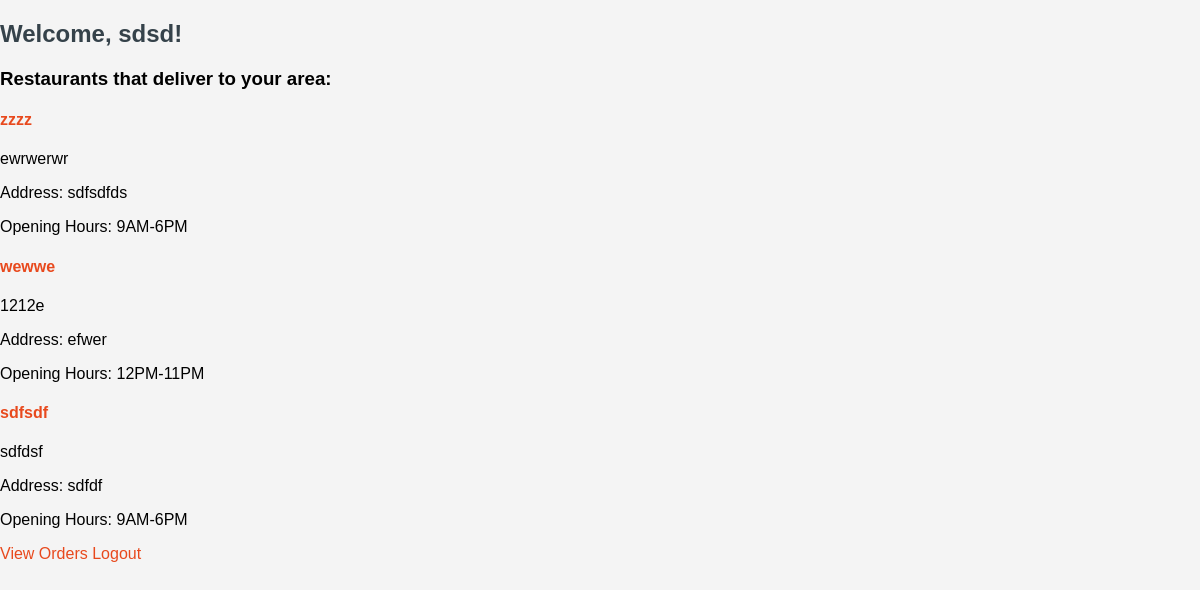
Page /user/home (signed in) on the committed database.
### database.py (models this page shows, shortened)
class Customer(db.Model):
    C_id = db.Column(db.Integer, primary_key = True)
    Email = db.Column(db.String(50), unique=True, nullable = False)
    First_Name = db.Column(db.String(50), nullable = False)
    Last_Name = db.Column(db.String(50), nullable = False)
    Address = db.Column(db.String(100), nullable=False)
    Password = db.Column(db.String, nullable=False)
    Zip = db.Column(db.Integer, nullable = False)
    restaurants = db.relationship("Restaurant",secondary = viewers, backref = db.backref("'viewers', lazy=True"))
    orders = db.relationship("Order",backref="Customer",lazy=True)

class Restaurant(db.Model):
    R_id = db.Column(db.Integer, primary_key=True)
    Name = db.Column(db.String(50), unique=True, nullable = False)
    Email = db.Column(db.String(50), unique=True, nullable= False)
    Address = db.Column(db.String(100), nullable=False)
    Password = db.Column(db.String(128), nullable=False)
    image = db.Column(db.String(255), nullable=True)
    Description = db.Column(db.String(1000), nullable=False)
    Delivery_radius = db.Column(db.String, nullable = False)
    Opening_hours = db.Column(db.String(255), nullable = False)
    customers = db.relationship("Customer",secondary = viewers, backref = db.backref("'viewed_restaurants', lazy=True"))
    orders = db.relationship("Order",backref="Restaurant",lazy=True)
    def get_deliverradius(self):
        try:
            return json.loads(self.Delivery_radius)
        except json.JSONDecodeError as e:
            print(f"Error decoding JSON: {e}")
            return []
        except Exception as e:
            print(f"Error in getting the radius: {e}")
            return []

### server.py (the view)
@app.route("/user/home")
def userhome():
    if "user_id" not in session:
        flash("Please login first!")
        return redirect(url_for("user_login"))
    zip = session.get("user_zip")
    email = session.get("email")
    user = get_user(email)
    restaurants = get_restaurants(zip)
    return render_template("userhome.html", restaurants=restaurants, user=user)

### databasequeries.py (called while the page is built)
def get_user(email):
    return Customer.query.filter_by(Email = email).first()

### server.py (called while the page is built)
def get_restaurants(zip):
    try:
        restaurants = Restaurant.query.all()
        restaurants_in_area = []
        for i in restaurants:
            deliveryradius = i.get_deliverradius()
            if str(zip) in deliveryradius:
                restaurants_in_area.append(i)
        return restaurants_in_area
    except Exception as e:
        print(f"Error in getting the restaurants: {e}")
        return []

### templates/userhome.html (shortened to what this page needs)
<!DOCTYPE html>
<html lang="en">
<head>
    <link rel="stylesheet" href="{{ url_for('static', filename='styles/styling.css') }}">
</head>
<body>
    <h2>Welcome, {{ user.First_Name }}!</h2>
    <h3>Restaurants that deliver to your area:</h3>
    {% if restaurants %}
        <div>
            {% for restaurant in restaurants %}
                <div>
                    <h4><a href="{{ url_for('viewitems', restaurant_id=restaurant.R_id) }}">{{ restaurant.Name }}</a></h4>
                    <p>{{ restaurant.Description }}</p>
                    <p>Address: {{ restaurant.Address }}</p>
                    <p>Opening Hours: {{ restaurant.Opening_hours }}</p>
                </div>
        </div>
            {% endfor %}
    {% else %}
        <p>No restaurants deliver to your area.</p>
    {% endif %}
    <a href="{{ url_for('vieworders')}}">View Orders</a>
    <a href="{{ url_for('logoutuser') }}">Logout</a>
</body>
</html>

### static/styles/styling.css (style rules this page uses)
body { font-family: Arial, sans-serif; background-color: #f4f4f4; margin: 0; padding: 0; }
h2 { color: #35424a; }
a { color: #e8491d; text-decoration: none; }

### rows in the picture
Customer: First_Name "sdsd"
Restaurant: Name "zzzz", Description "ewrwerwr", Address "sdfsdfds", Opening_hours "9AM-6PM"
Restaurant: Name "wewwe", Description "1212e", Address "efwer", Opening_hours "12PM-11PM"
Restaurant: Name "sdfsdf", Description "sdfdsf", Address "sdfdf", Opening_hours "9AM-6PM"
